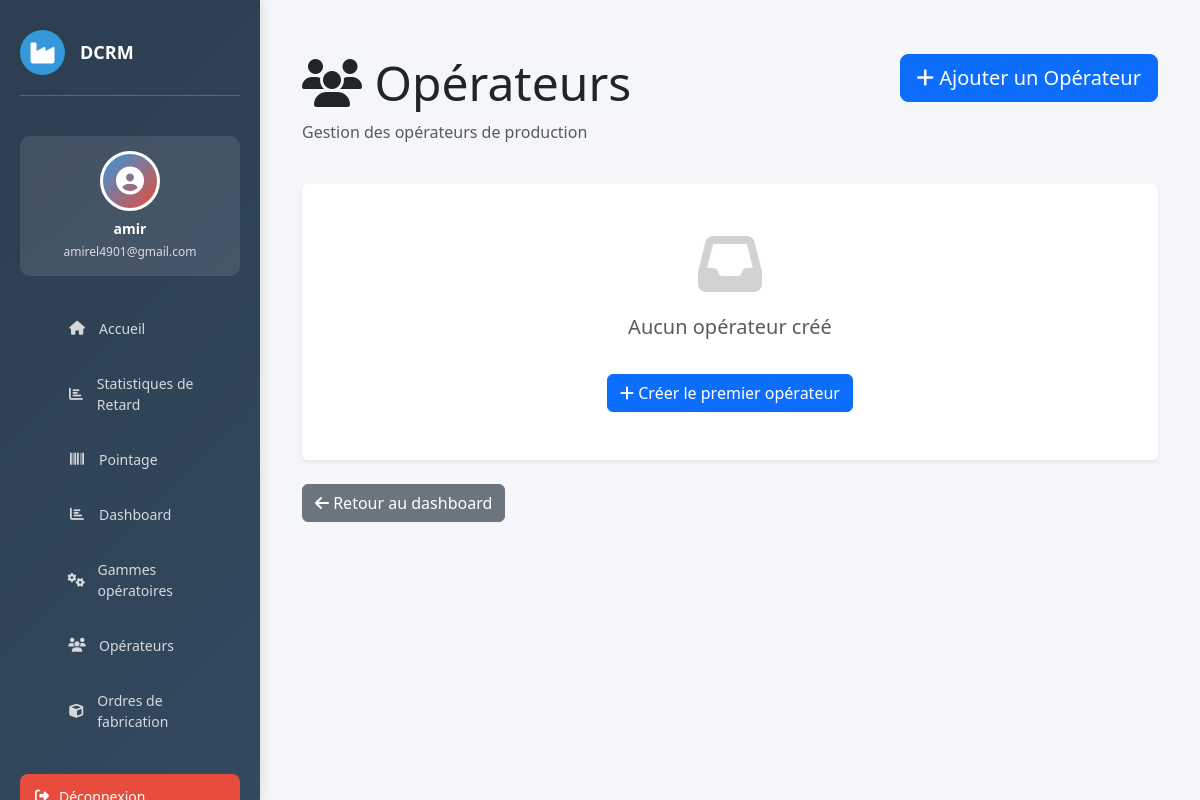
Before: /operateurs/ (signed in) with the older database file.
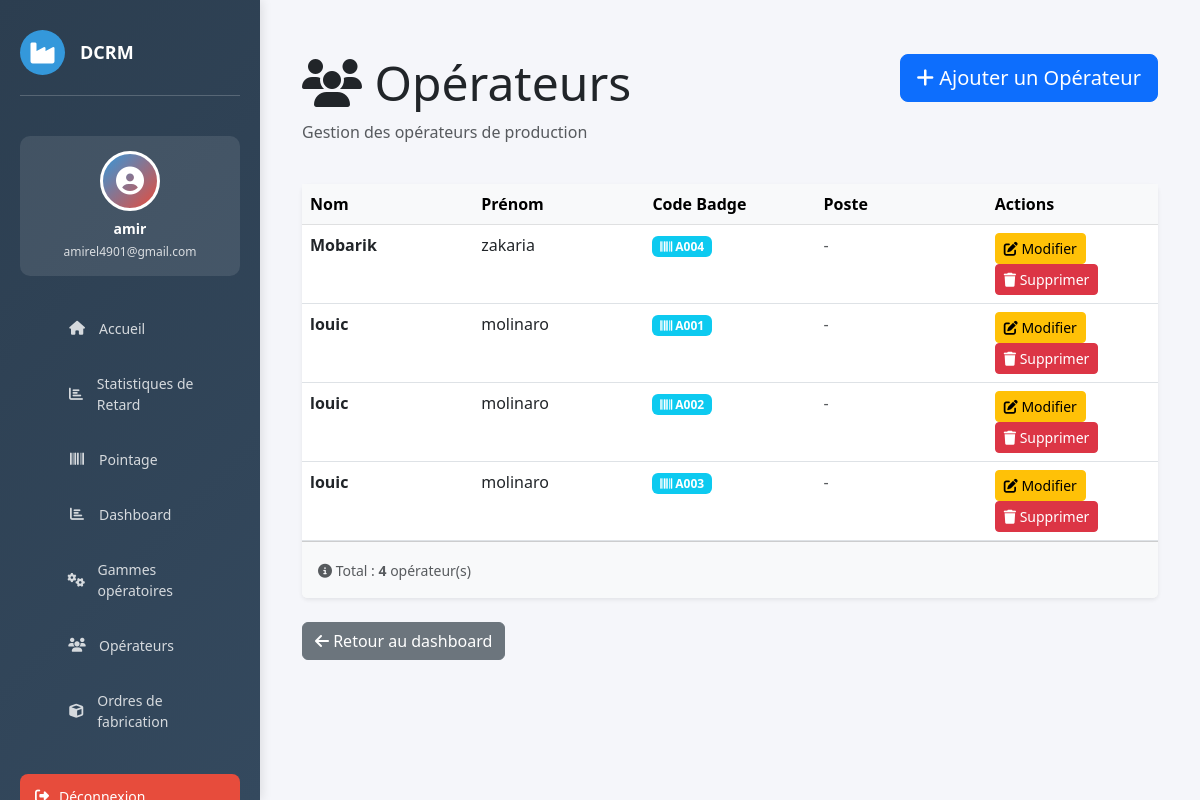
After: the same page with the newer database file.
### website/models.py (models this page shows, shortened)
class Operateur(models.Model):
    nom        = models.CharField(max_length=100)
    prenom     = models.CharField(max_length=100)
    code_badge = models.CharField(max_length=50, unique=True)
    poste      = models.CharField(max_length=100, blank=True)

### website/views.py (the view)
# urls.py: path('operateurs/', views.operateurs_list, name='operateur_list'),
@login_required(login_url='home')
def operateurs_list(request):
    operateurs = Operateur.objects.all().order_by('nom')
    context = {
        'operateurs': operateurs,
    }
    return render(request, 'operateur/operateur_list.html', context)

### website/templates/operateur/operateur_list.html (shortened to what the changed rows need)
{% extends 'base.html' %}
{% load static %}
{% block content %}
<div class="container-fluid mt-4">
    <div class="row mb-4">
        <div class="col-md-8">
            <h1 class="display-5">
                <i class="fas fa-users"></i> Opérateurs
            </h1>
        </div>
    </div>
    <div class="card border-0 shadow-sm">
        <div class="card-body p-0">
            {% if operateurs %}
                <div class="table-responsive">
                    <table class="table table-hover mb-0">
                        <thead class="table-light">
                            <tr>
                                <th style="width: 20%">Nom</th>
                                <th style="width: 20%">Prénom</th>
                                <th style="width: 20%">Code Badge</th>
                                <th style="width: 20%">Poste</th>
                                <th style="width: 20%">Actions</th>
                            </tr>
                        </thead>
                        <tbody>
                            {% for operateur in operateurs %}
                            <tr>
                                <td>
                                    <strong>{{ operateur.nom }}</strong>
                                </td>
                                <td>
                                    {{ operateur.prenom }}
                                </td>
                                <td>
                                    <span class="badge bg-info">
                                        <i class="fas fa-barcode"></i> {{ operateur.code_badge }}
                                    </span>
                                </td>
                                <td>
                                    {% if operateur.poste %}
                                        <span class="badge bg-secondary">{{ operateur.poste }}</span>
                                    {% else %}
                                        <span class="text-muted">-</span>
                                    {% endif %}
                                </td>
                                <td>
                                    <a href="{% url 'modifier_operateur' operateur.id %}"
                                       class="btn btn-sm btn-warning"
                                       title="Modifier">
                                        <i class="fas fa-edit"></i> Modifier
                                    </a>
                                    <a href="{% url 'supprimer_operateur' operateur.id %}"
                                       class="btn btn-sm btn-danger"
                                       title="Supprimer"
                                       onclick="return confirm('Êtes-vous sûr de vouloir supprimer cet opérateur ?');">
                                        <i class="fas fa-trash"></i> Supprimer
                                    </a>
                                </td>
                            </tr>
                            {% endfor %}
                        </tbody>
                    </table>
                </div>
                <div class="card-footer bg-light p-3">
                    <small class="text-muted">
                        <i class="fas fa-info-circle"></i>
                        Total : <strong>{{ operateurs.count }}</strong> opérateur(s)
                    </small>
                </div>
            {% else %}
                <div class="p-5 text-center">
                    <i class="fas fa-inbox" style="font-size: 4rem; opacity: 0.2;"></i>
                    <p class="mt-3 text-muted fs-5">Aucun opérateur créé</p>
                    <a href="{% url 'ajouter_operateur' %}" class="btn btn-primary mt-3">
                        <i class="fas fa-plus"></i> Créer le premier opérateur
                    </a>
                </div>
            {% endif %}
        </div>
    </div>
</div>
{% endblock %}

Changed rows visible on the page:
added Operateur: nom "Mobarik", prenom "zakaria", code_badge "A004"
added Operateur: nom "louic", prenom "molinaro", code_badge "A001"
added Operateur: nom "louic", prenom "molinaro", code_badge "A002"
added Operateur: nom "louic", prenom "molinaro", code_badge "A003"
Other visible differences:
{{ operateurs.count }}: (not shown) → "4"
text no longer shown: "Aucun opérateur créé Créer le premier opérateur"
text now shown: "Nom Prénom Code Badge Poste Actions Total : opérateur(s)"
